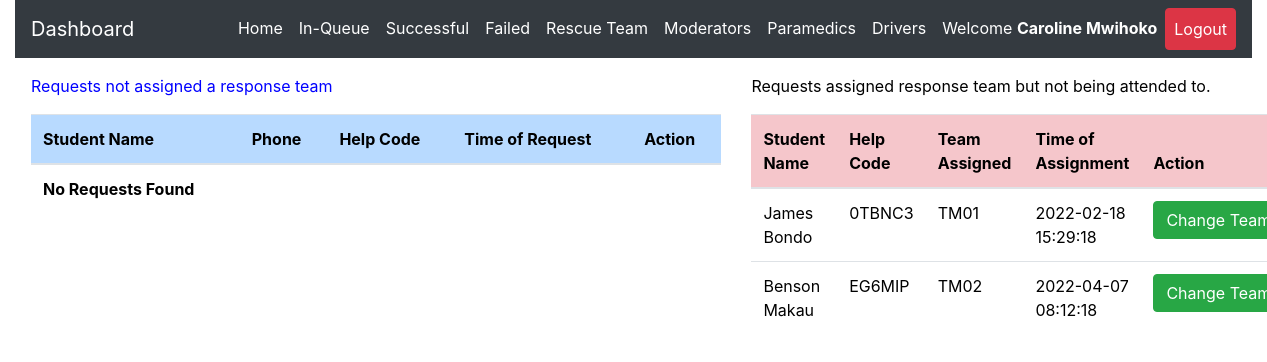
Page /admin/inqueue.php (signed in) on the committed database.
### tables this page shows
CREATE TABLE `request_status` (
  `id` int(11) NOT NULL,
  `helpID` varchar(50) NOT NULL,
  `ip_address` varchar(100) NOT NULL,
  `request_latitude` varchar(50) NOT NULL,
  `request_longitude` varchar(50) NOT NULL,
  `status` varchar(50) DEFAULT 'Pending',
  `admNo` varchar(255) NOT NULL,
  `timestamp` datetime NOT NULL DEFAULT CURRENT_TIMESTAMP
);

CREATE TABLE `student_details` (
  `regNum` varchar(255) NOT NULL,
  `firstname` varchar(255) NOT NULL,
  `lastname` varchar(255) NOT NULL,
  `emailaddress` varchar(255) NOT NULL,
  `phonenumber` varchar(15) NOT NULL,
  `password` varchar(255) NOT NULL,
  `date` datetime NOT NULL DEFAULT CURRENT_TIMESTAMP
);

CREATE TABLE `rescue_team_tasks` (
  `id` int(10) NOT NULL,
  `task_help_code` varchar(50) NOT NULL,
  `rescue_team_id` varchar(50) NOT NULL,
  `assigning_admin_id` varchar(50) NOT NULL,
  `team_status` varchar(255) NOT NULL DEFAULT 'Unassigned',
  `assignment_time` datetime NOT NULL DEFAULT CURRENT_TIMESTAMP,
  `ip_address` varchar(50) NOT NULL DEFAULT '0.0.0.0',
  `latitude` varchar(20) NOT NULL DEFAULT '0.0',
  `longitude` varchar(20) NOT NULL DEFAULT '0.0'
);

### admin/inqueue.php (the view, shortened to what this page needs)
<?php
include 'server.php';
?>
<!DOCTYPE html>
<html lang="en">
<?php include './includes/header.php'; ?>
  <body>
    <?php include './includes/navbar.php'; ?>
  <div class="row m-3">
    <div class="col-md-7">
<div class="table-responsive-lg">
    <table class="table" style='color:black'>
        <thead>
          <p  style='color:blue; font-weight:normal'>
          Requests not assigned a response team
</p>
            <tr >
              <th scope="col" class="table-primary">Student Name</th>
              <th scope="col" class="table-primary">Phone</th>
              <th scope="col" class="table-primary">Help Code</th>
              <th scope="col" class="table-primary">Time of Request</th>
              <th scope="col" class="table-primary">Action</th>
            </tr>
          </thead>
          <tbody>
    <?php
    if($_SESSION['admin_id']){
        $data_fetch_query = "SELECT request_status.id, request_status.helpID,request_status.status,
        request_status.admNo,request_status.timestamp,student_details.regNum,student_details.regNum,
        student_details.firstname,student_details.lastname,student_details.phonenumber
        FROM request_status
        INNER JOIN student_details ON request_status.admNo = student_details.regNum  WHERE request_status.status ='Pending' order by request_status.timestamp DESC;";
        $data_result = mysqli_query($db, $data_fetch_query);
        if ($data_result->num_rows > 0){
            while($row = $data_result->fetch_assoc()) {
            $help_code=$row["helpID"];
            $request_status=$row["status"];
        echo "<tr style='font-weight:normal'> <td>" .$row["firstname"]. " ".$row["lastname"]. "</td>";
        echo "<td>" .$row["phonenumber"]."</td>";
        echo "<td>" .$row["helpID"]."</td>";
        echo "<td>" .$row["timestamp"]."</td>";
        echo "<td>
        <form method ='POST' action='server.php'>
        <input  type='text' hidden name='help_code' value='$help_code'>
        <input type='submit' value='View' name='view-btn' class='btn btn-primary'>
        </form>
        </td> </tr>";
        }
        }else{
        echo "<td>"."No Requests Found"."</td>";
        }
        } else{
            echo "<td>"."No Data Found"."</td>";
        }
?>
          </tbody>
    </table>
  </div>
  </div>
  <div class="col-md-5">
    <div class="table-responsive-lg">
        <table class="table" style='color:black'>
            <thead>
              <p style='color:black; font-weight:normal'>
              Requests assigned response team but not being attended to.
      </p>
                <tr >
                  <th scope="col" class="table-danger">Student Name</th>
                  <th scope="col" class="table-danger">Help Code</th>
                  <th scope="col" class="table-danger">Team Assigned</th>
                  <th scope="col" class="table-danger">Time of Assignment</th>
                  <th scope="col" class="table-danger">Action</th>
                </tr>
              </thead>
              <tbody>
        <?php
        if($_SESSION['admin_id']){
          $data_fetch_query = "SELECT request_status.id, request_status.helpID,request_status.status,
          request_status.admNo,request_status.timestamp,student_details.regNum,student_details.regNum,
          student_details.firstname,student_details.lastname,student_details.phonenumber, rescue_team_tasks.*
          FROM request_status
          INNER JOIN student_details ON request_status.admNo = student_details.regNum
          INNER JOIN rescue_team_tasks ON request_status.helpID = rescue_team_tasks.task_help_code
          WHERE request_status.status ='Assigned' order by request_status.timestamp DESC;";
            $data_result = mysqli_query($db, $data_fetch_query);
            if ($data_result->num_rows > 0){
                while($row = $data_result->fetch_assoc()) {
                $help_code=$row["helpID"];
            echo "<tr style='font-weight:normal'> <td>" .$row["firstname"]. " ".$row["lastname"]. "</td>";
            echo "<td>" .$row["helpID"]."</td>";
            echo "<td>" .$row["rescue_team_id"]."</td>";
            echo "<td>" .$row["assignment_time"]."</td>";
            echo "<td>
            <form method ='POST' action='server.php'>
            <input hidden type='text' name='help_code_2' value='$help_code'>
            <input type='submit' name='reassign-btn' value='Change Team' class='btn btn-success'>
            </form>
            </td> </tr>";
            }
            }else{
            echo "<td>"."No Data is available"."</td>";
            }
            } else{
                echo "<td>"."No Data Found"."</td>";
            }
    ?>
              </tbody>
        </table>
      </div>
      </div>
</div>
  </body>
</html>

### rows in the picture
request_status: admNo.firstname "James", admNo.lastname "Bondo", helpID "0TBNC3", rescue_team_tasks.rescue_team_id "TM01", rescue_team_tasks.assignment_time "2022-02-18 15:29:18"
request_status: admNo.firstname "Benson", admNo.lastname "Makau", helpID "EG6MIP", rescue_team_tasks.rescue_team_id "TM02", rescue_team_tasks.assignment_time "2022-04-07 08:12:18"

### other values in the picture
$_SESSION['admin_firstname'] "Caroline"
$_SESSION['admin_lastname'] "Mwihoko"
